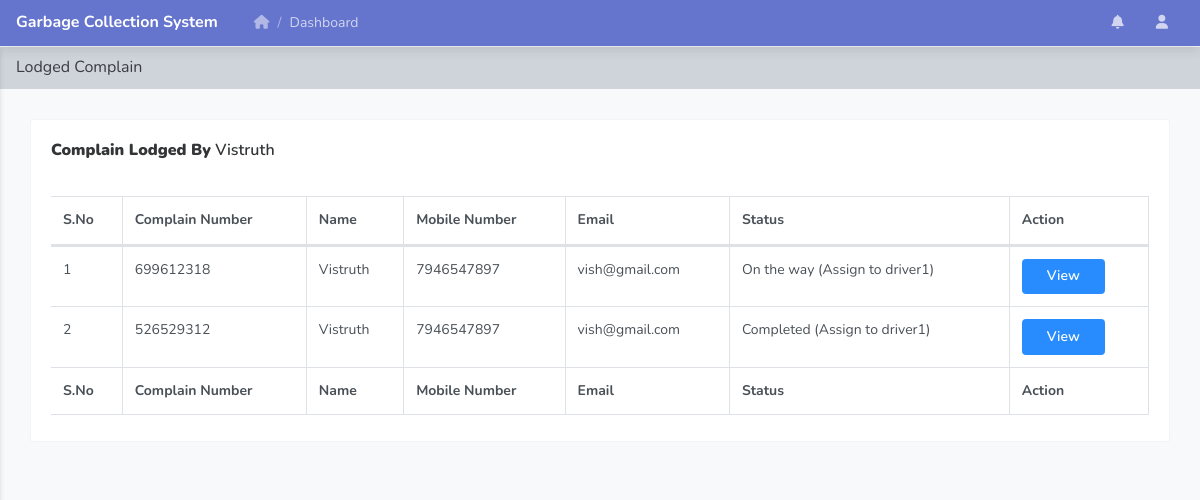
Page /user-lodged-complain.php?uid=2&&username=Vistruth (signed in) on the committed database.
### tables this page shows
CREATE TABLE `tbllodgedcomplain` (
  `ID` int(10) NOT NULL,
  `UserID` int(10) DEFAULT NULL,
  `ComplainNumber` int(10) DEFAULT NULL,
  `Area` varchar(250) DEFAULT NULL,
  `Locality` varchar(250) DEFAULT NULL,
  `Landmark` varchar(250) DEFAULT NULL,
  `Address` mediumtext DEFAULT NULL,
  `Photo` varchar(250) DEFAULT NULL,
  `Note` mediumtext DEFAULT NULL,
  `ComplainDate` timestamp NULL DEFAULT current_timestamp(),
  `Remark` varchar(250) DEFAULT NULL,
  `Status` varchar(100) DEFAULT NULL,
  `AssignTo` varchar(100) DEFAULT NULL,
  `AssignDate` date DEFAULT NULL,
  `UpdationDate` timestamp NULL DEFAULT NULL ON UPDATE current_timestamp()
);

CREATE TABLE `tbluser` (
  `ID` int(10) NOT NULL,
  `FullName` varchar(250) DEFAULT NULL,
  `UserName` varchar(250) DEFAULT NULL,
  `MobileNumber` bigint(20) DEFAULT NULL,
  `Email` varchar(250) DEFAULT NULL,
  `Password` varchar(250) DEFAULT NULL,
  `RegDate` timestamp NULL DEFAULT current_timestamp()
);

### user-lodged-complain.php (the view, shortened to what this page needs)
<?php
include('includes/dbconnection.php');
if (strlen($_SESSION['vamsaid']==0)) {
  header('location:logout.php');
  } else{
  ?>
<!doctype html>
<html lang="en">
<head>
    <link rel="stylesheet" href="../assets/vendor/themify-icons/themify-icons.css">
    <link rel="stylesheet" href="../assets/vendor/fontawesome/css/font-awesome.min.css">
    <link rel="stylesheet" href="../assets/vendor/jquery-datatable/dataTables.bootstrap4.min.css">
    <link  rel="stylesheet" href="../assets/css/main.css">
</head>
<body class="theme-indigo">
<?php include_once('includes/header.php');?>
    <div class="main_content" id="main-content">
        <div class="page">
            <nav class="navbar navbar-expand-lg navbar-light bg-light">
                <a class="navbar-brand" href="javascript:void(0);">Lodged Complain</a>
            </nav>
            <div class="container-fluid">
                <div class="row clearfix">
                    <div class="col-lg-12">
                        <div class="card">
                            <div class="header">
                                <h2><strong> Complain Lodged By</strong> <?php echo $_GET['username'];?> </h2>
                            </div>
                            <div class="body">
                                <div class="table-responsive">
                                    <table class="table table-bordered table-striped table-hover js-basic-example dataTable">
                                        <thead>
                                            <tr>
                                               <th>S.No</th>
                                        <th>Complain Number</th>
                                        <th>Name</th>
                                        <th>Mobile Number</th>
                                        <th>Email</th>
                                    <th>Status</th>
                                        <th>Action</th>
                                            </tr>
                                        </thead>
                                        <tfoot>
                                            <tr>
                                               <th>S.No</th>
                                        <th>Complain Number</th>
                                        <th>Name</th>
                                        <th>Mobile Number</th>
                                        <th>Email</th>
                                    <th>Status</th>
                                        <th>Action</th>
                                            </tr>
                                        </tfoot>
                                        <tbody>
                                            <tr>
                                               <?php
                                              $uid=$_GET['uid'];
$sql="SELECT tbllodgedcomplain.ComplainNumber,tbllodgedcomplain.AssignTo,tbllodgedcomplain.ID as compid,tbllodgedcomplain.Status,tbluser.ID as uid,tbluser.FullName,tbluser.MobileNumber,tbluser.Email from tbllodgedcomplain join tbluser on tbluser.ID=tbllodgedcomplain.UserID where tbllodgedcomplain.UserID=:uid";
$query = $dbh -> prepare($sql);
$query-> bindParam(':uid', $uid, PDO::PARAM_STR);
$query->execute();
$results=$query->fetchAll(PDO::FETCH_OBJ);
$cnt=1;
if($query->rowCount() > 0)
{
foreach($results as $row)
{               ?>
                                             <td><?php echo htmlentities($cnt);?></td>
                                        <td><?php  echo htmlentities($row->ComplainNumber);?></td>
                                        <td><?php  echo htmlentities($row->FullName);?></td>
                                        <td><?php  echo htmlentities($row->MobileNumber);?></td>
                                        <td><?php  echo htmlentities($row->Email);?></td>
                                             <?php if($row->Status==""){ ?>
                     <td><?php echo "Not Updated Yet"; ?></td>
<?php } else { ?>                  <td><?php  echo htmlentities($row->Status);?> (Assign to <?php  echo htmlentities($row->AssignTo);?>)
                  </td>
                  <?php } ?>
                                        <td><a href="view-complain-detail.php?editid=<?php echo htmlentities ($row->compid);?>&&comid=<?php echo htmlentities ($row->ComplainNumber);?>" class="btn btn-primary">View</a></td>
                                            </tr>
                                         <?php $cnt=$cnt+1;}} ?>
                                        </tbody>
                                    </table>
                                </div>
                            </div>
                        </div>
                    </div>
                </div>
            </div>
        </div>
    </div>
</body>
</html><?php }  ?>

### rows in the picture
tbllodgedcomplain: ComplainNumber "699612318", UserID.FullName "Vistruth", UserID.MobileNumber "7946547897", UserID.Email "vish@gmail.com", Status "On the way", AssignTo "driver1"
tbllodgedcomplain: ComplainNumber "526529312", UserID.FullName "Vistruth", UserID.MobileNumber "7946547897", UserID.Email "vish@gmail.com", Status "Completed", AssignTo "driver1"

### other values in the picture
$_GET['username'] "Vistruth"
